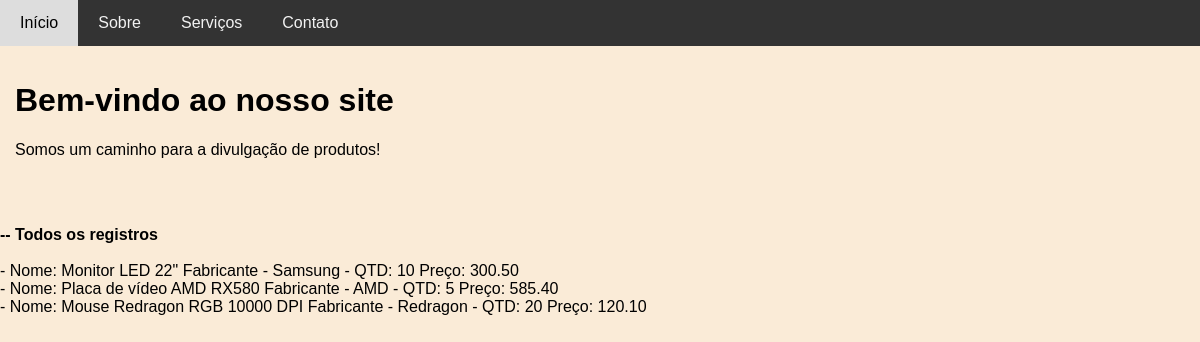
The page / on the database its author committed.
### tables this page shows
CREATE TABLE `produtos` (
  `id` int(8) NOT NULL,
  `descricao` varchar(100) NOT NULL,
  `fabricante` varchar(50) NOT NULL,
  `qtd` int(10) NOT NULL,
  `preco_custo` decimal(10,2) NOT NULL,
  `preco_venda` decimal(10,2) NOT NULL,
  `imagem` varchar(10) NOT NULL
);

### index.php (the view, shortened to what this page needs)
<!DOCTYPE html>
<html lang="en">
<head>
</head>
<body>
<div class="navbar">
        <a href="inicio">Início</a>
        <a href="sobre">Sobre</a>
        <a href="serviços">Serviços</a>
        <a href="contato">Contato</a>
    </div>
    <div style="padding:15px">
        <h1>Bem-vindo ao nosso site</h1>
        <p>Somos um caminho para a divulgação de produtos!</p>
    </div>
</body>
</html>
<?php
    include "conexao.php";
    $sql ="SELECT descricao, fabricante, qtd, preco_venda FROM produtos";
    $resultado = mysqli_query($conexao, $sql);
    echo "<b>-- Todos os registros</b>";
    if (mysqli_num_rows($resultado) > 0){
        while($registro = mysqli_fetch_assoc($resultado)){
            echo " - Nome: " . $registro["descricao"].
            " Fabricante - " . $registro["fabricante"]. " - QTD: " . $registro["qtd"]. " Preço: " . $registro["preco_venda"]. "<br>";
        }
    } else {
        echo "Nenhum registro encontrado.";
    }

### index.php (style rules this page uses)
body { margin: 0; font-family: Arial, sans-serif; background-color: antiquewhite; }
.navbar { background-color: #333; overflow: hidden; }
.navbar a { float: left; display: block; color: #f2f2f2; text-align: center; padding: 14px 20px; text-decoration: none; }

### rows shown on the page
produtos: descricao "Monitor LED 22\"", fabricante "Samsung", qtd "10", preco_venda "300.50"
produtos: descricao "Placa de vídeo AMD RX580", fabricante "AMD", qtd "5", preco_venda "585.40"
produtos: descricao "Mouse Redragon RGB 10000 DPI", fabricante "Redragon", qtd "20", preco_venda "120.10"
